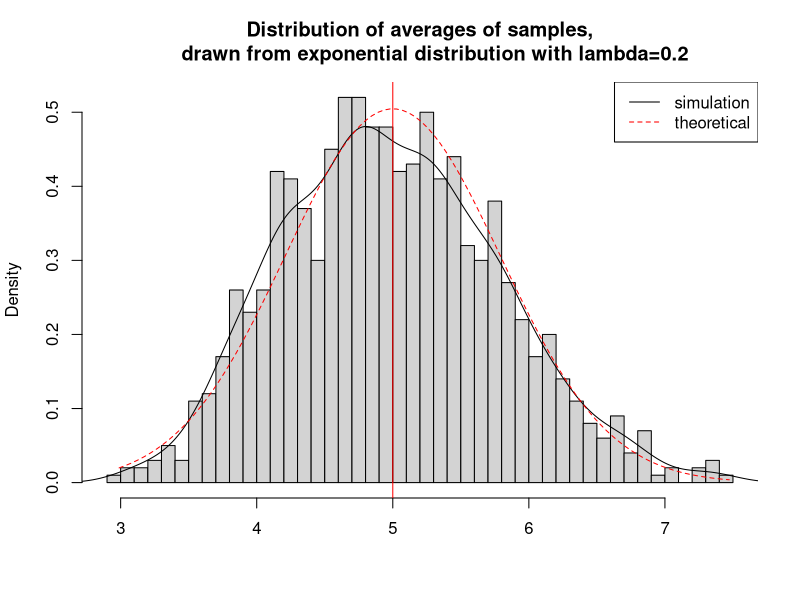
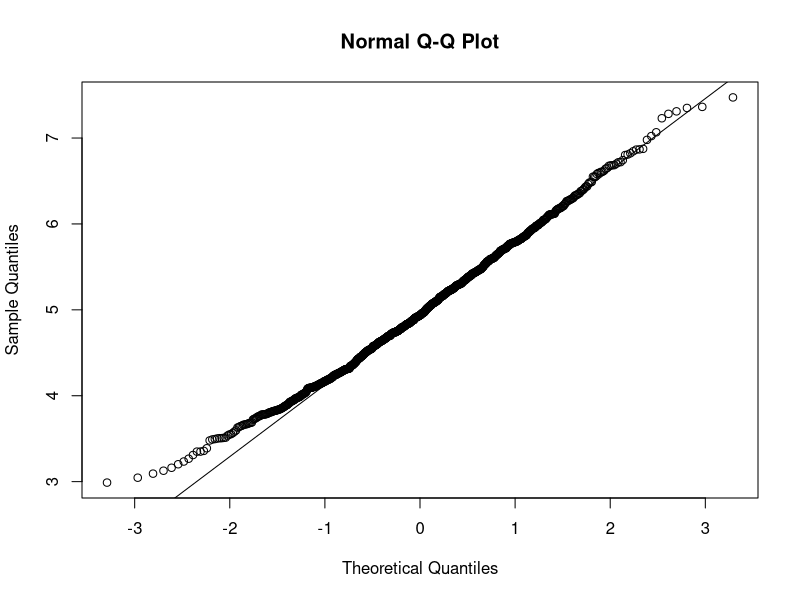
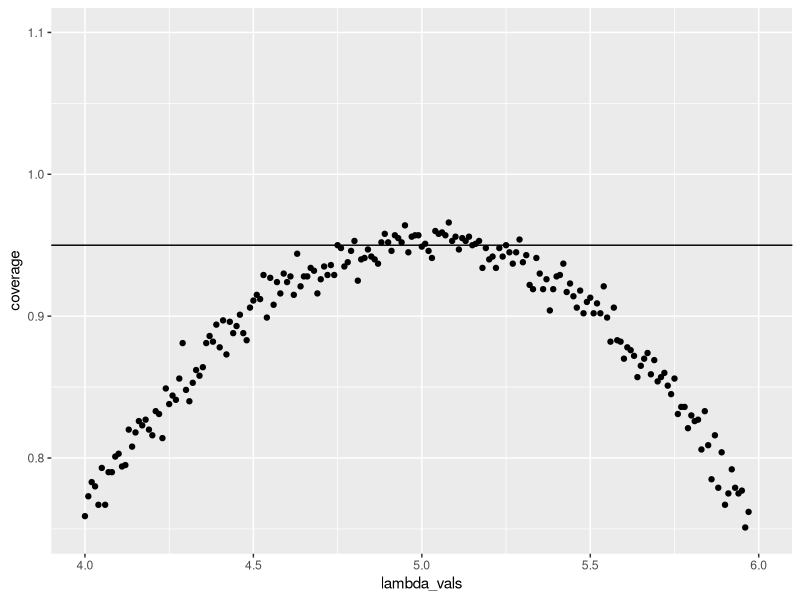

Source code (R) for these figures, in order:
#Initial settings
## ------------------------------------------------------------------------
set.seed(3)
lambda <- 0.2
num_sim <- 1000
sample_size <- 40
sim <- matrix(rexp(num_sim*sample_size, rate=lambda), num_sim, sample_size)
row_means <- rowMeans(sim)
## ------------------------------------------------------------------------
# plot the histogram of averages
hist(row_means, breaks=50, prob=TRUE,
     main="Distribution of averages of samples,
     drawn from exponential distribution with lambda=0.2",
     xlab="")
# density of the averages of samples
lines(density(row_means))
# theoretical center of distribution
abline(v=1/lambda, col="red")
# theoretical density of the averages of samples
xfit <- seq(min(row_means), max(row_means), length=100)
yfit <- dnorm(xfit, mean=1/lambda, sd=(1/lambda/sqrt(sample_size)))
lines(xfit, yfit, pch=22, col="red", lty=2)
# add legend
legend('topright', c("simulation", "theoretical"), lty=c(1,2), col=c("black", "red"))
## ------------------------------------------------------------------------
qqnorm(row_means); qqline(row_means)

## ------------------------------------------------------------------------
#confidence interval for *lambda*
X_hat <- mean(row_means) + c(-1, 1) * 1.96 * sd(row_means)/sqrt(sample_size)

#coverage
set.seed(3)
num_sim <- 1000
sample_size <- 40

#define a sequence of 1/lambda values near what we are estimating
lambda_vals <- seq(4, 6, by=0.01)

coverage <- sapply(lambda_vals, function(lmbd) {
  #Calculate X_hats for a thousand of simulations 
  s <- matrix(rexp(num_sim*sample_size, rate=0.2), num_sim, sample_size)
  X_hats <- rowMeans(s) #means of simulations
  #calculate limits  
  lowerlimit <- X_hats - (qnorm(0.975) * (1/lambda)/sqrt(sample_size))
  upperlimit <- X_hats + (qnorm(0.975) * (1/lambda)/sqrt(sample_size))
  #calculate the proportion of times that they can cover
  #the true value of lambda used to simulate the data
  mean(lowerlimit < lmbd & upperlimit > lmbd)
  #sum(lmbd > lowerlimit & lmbd < upperlimit,na.rm = TRUE) / length(X_hats)
})

#plot
library(ggplot2)
qplot(lambda_vals, coverage) + geom_hline(yintercept=0.95)+ylim(.75, 1.10)
